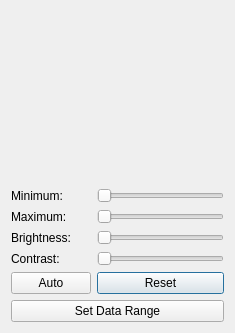
<?xml version="1.0" encoding="UTF-8"?>
<ui version="4.0">
 <class>brightness_contrast_editor</class>
 <widget class="QDialog" name="brightness_contrast_editor">
  <property name="geometry">
   <rect>
    <x>0</x>
    <y>0</y>
    <width>235</width>
    <height>333</height>
   </rect>
  </property>
  <property name="minimumSize">
   <size>
    <width>0</width>
    <height>0</height>
   </size>
  </property>
  <property name="windowTitle">
   <string>B&amp;C Editor</string>
  </property>
  <layout class="QGridLayout" name="gridLayout">
   <item row="8" column="1">
    <widget class="QPushButton" name="reset">
     <property name="text">
      <string>Reset</string>
     </property>
    </widget>
   </item>
   <item row="3" column="0">
    <widget class="QLabel" name="minimum_label">
     <property name="text">
      <string>Minimum:</string>
     </property>
    </widget>
   </item>
   <item row="0" column="0" colspan="2">
    <layout class="QVBoxLayout" name="plot_layout"/>
   </item>
   <item row="5" column="1">
    <widget class="QSlider" name="maximum">
     <property name="orientation">
      <enum>Qt::Horizontal</enum>
     </property>
    </widget>
   </item>
   <item row="5" column="0">
    <widget class="QLabel" name="maximum_label">
     <property name="text">
      <string>Maximum:</string>
     </property>
    </widget>
   </item>
   <item row="1" column="1">
    <widget class="QLabel" name="max_label">
     <property name="text">
      <string/>
     </property>
     <property name="alignment">
      <set>Qt::AlignRight|Qt::AlignTop|Qt::AlignTrailing</set>
     </property>
    </widget>
   </item>
   <item row="6" column="1">
    <widget class="QSlider" name="brightness">
     <property name="orientation">
      <enum>Qt::Horizontal</enum>
     </property>
    </widget>
   </item>
   <item row="8" column="0">
    <widget class="QPushButton" name="auto_button">
     <property name="text">
      <string>Auto</string>
     </property>
    </widget>
   </item>
   <item row="3" column="1">
    <widget class="QSlider" name="minimum">
     <property name="orientation">
      <enum>Qt::Horizontal</enum>
     </property>
    </widget>
   </item>
   <item row="6" column="0">
    <widget class="QLabel" name="brightness_label">
     <property name="text">
      <string>Brightness:</string>
     </property>
    </widget>
   </item>
   <item row="1" column="0">
    <widget class="QLabel" name="min_label">
     <property name="text">
      <string/>
     </property>
     <property name="alignment">
      <set>Qt::AlignLeading|Qt::AlignLeft|Qt::AlignTop</set>
     </property>
    </widget>
   </item>
   <item row="7" column="0">
    <widget class="QLabel" name="contrast_label">
     <property name="text">
      <string>Contrast:</string>
     </property>
    </widget>
   </item>
   <item row="7" column="1">
    <widget class="QSlider" name="contrast">
     <property name="orientation">
      <enum>Qt::Horizontal</enum>
     </property>
    </widget>
   </item>
   <item row="9" column="0" colspan="2">
    <widget class="QPushButton" name="set_data_range">
     <property name="text">
      <string>Set Data Range</string>
     </property>
    </widget>
   </item>
  </layout>
 </widget>
 <tabstops>
  <tabstop>minimum</tabstop>
  <tabstop>maximum</tabstop>
  <tabstop>brightness</tabstop>
  <tabstop>contrast</tabstop>
  <tabstop>auto_button</tabstop>
  <tabstop>reset</tabstop>
 </tabstops>
 <resources/>
 <connections/>
</ui>
